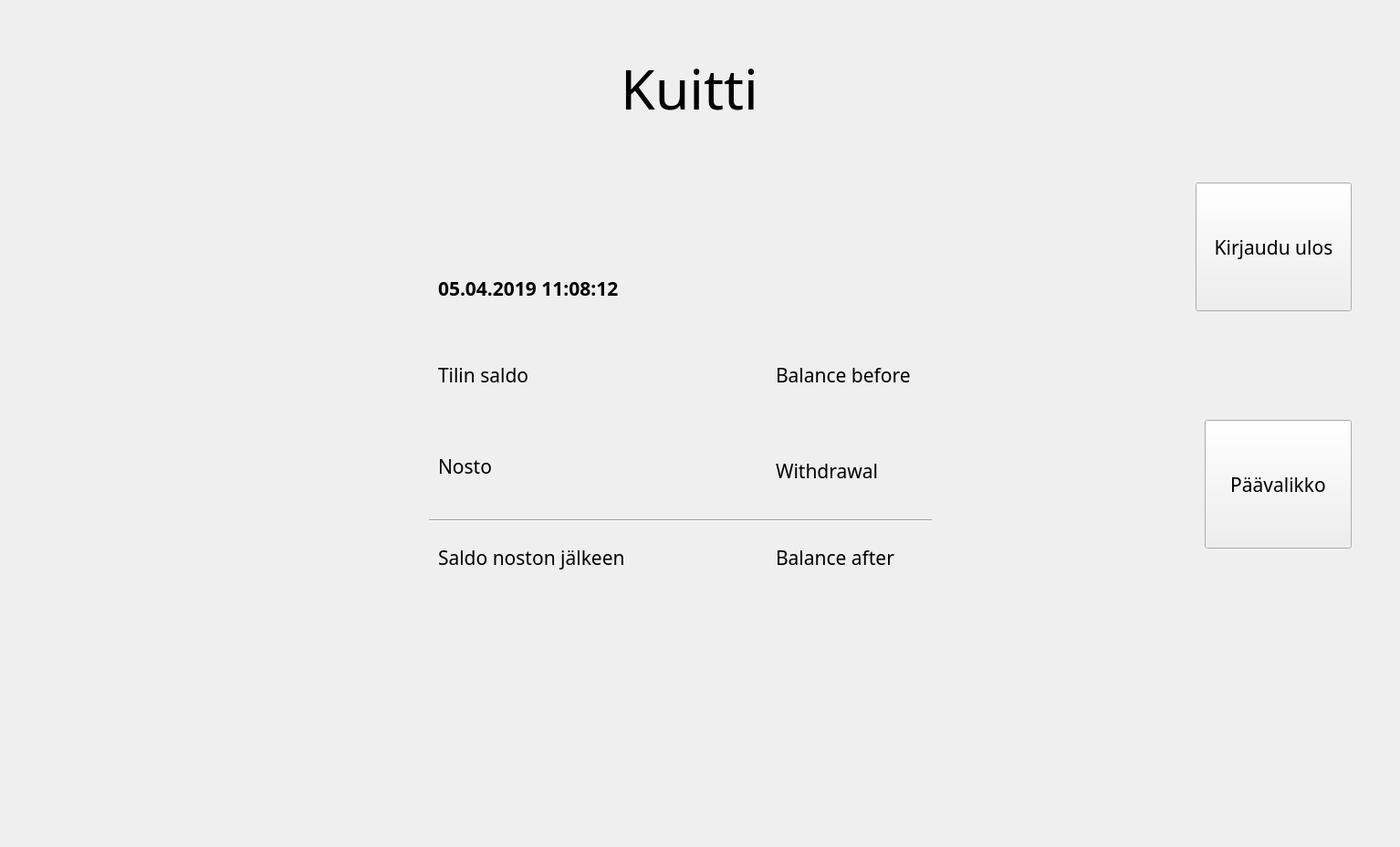
<?xml version="1.0" encoding="UTF-8"?>
<ui version="4.0">
 <class>Receipt</class>
 <widget class="QWidget" name="Receipt">
  <property name="geometry">
   <rect>
    <x>0</x>
    <y>0</y>
    <width>1534</width>
    <height>928</height>
   </rect>
  </property>
  <property name="font">
   <font>
    <family>HP Simplified</family>
   </font>
  </property>
  <property name="windowTitle">
   <string>Form</string>
  </property>
  <widget class="Line" name="line">
   <property name="geometry">
    <rect>
     <x>470</x>
     <y>560</y>
     <width>551</width>
     <height>20</height>
    </rect>
   </property>
   <property name="orientation">
    <enum>Qt::Horizontal</enum>
   </property>
  </widget>
  <widget class="QLabel" name="labelShowWithdrawal">
   <property name="geometry">
    <rect>
     <x>850</x>
     <y>490</y>
     <width>211</width>
     <height>51</height>
    </rect>
   </property>
   <property name="font">
    <font>
     <pointsize>16</pointsize>
    </font>
   </property>
   <property name="text">
    <string>Withdrawal</string>
   </property>
  </widget>
  <widget class="QLabel" name="labelShowBalanceAfter">
   <property name="geometry">
    <rect>
     <x>850</x>
     <y>590</y>
     <width>241</width>
     <height>41</height>
    </rect>
   </property>
   <property name="font">
    <font>
     <pointsize>16</pointsize>
    </font>
   </property>
   <property name="text">
    <string>Balance after</string>
   </property>
  </widget>
  <widget class="QLabel" name="label_1">
   <property name="geometry">
    <rect>
     <x>480</x>
     <y>390</y>
     <width>171</width>
     <height>41</height>
    </rect>
   </property>
   <property name="font">
    <font>
     <pointsize>16</pointsize>
    </font>
   </property>
   <property name="text">
    <string>Tilin saldo</string>
   </property>
  </widget>
  <widget class="QLabel" name="labelReceipt">
   <property name="geometry">
    <rect>
     <x>550</x>
     <y>50</y>
     <width>411</width>
     <height>91</height>
    </rect>
   </property>
   <property name="font">
    <font>
     <pointsize>46</pointsize>
    </font>
   </property>
   <property name="text">
    <string>Kuitti</string>
   </property>
   <property name="alignment">
    <set>Qt::AlignCenter</set>
   </property>
  </widget>
  <widget class="QLabel" name="labelReceiptDate">
   <property name="geometry">
    <rect>
     <x>480</x>
     <y>290</y>
     <width>481</width>
     <height>51</height>
    </rect>
   </property>
   <property name="font">
    <font>
     <pointsize>16</pointsize>
     <weight>75</weight>
     <bold>true</bold>
    </font>
   </property>
   <property name="text">
    <string>05.04.2019 11:08:12</string>
   </property>
  </widget>
  <widget class="QLabel" name="label_3">
   <property name="geometry">
    <rect>
     <x>480</x>
     <y>590</y>
     <width>251</width>
     <height>41</height>
    </rect>
   </property>
   <property name="font">
    <font>
     <pointsize>16</pointsize>
    </font>
   </property>
   <property name="text">
    <string>Saldo noston jälkeen</string>
   </property>
  </widget>
  <widget class="QLabel" name="labelShowBalanceBefore">
   <property name="geometry">
    <rect>
     <x>850</x>
     <y>390</y>
     <width>271</width>
     <height>41</height>
    </rect>
   </property>
   <property name="font">
    <font>
     <pointsize>16</pointsize>
    </font>
   </property>
   <property name="text">
    <string>Balance before</string>
   </property>
  </widget>
  <widget class="QLabel" name="label_2">
   <property name="geometry">
    <rect>
     <x>480</x>
     <y>490</y>
     <width>131</width>
     <height>41</height>
    </rect>
   </property>
   <property name="font">
    <font>
     <pointsize>16</pointsize>
    </font>
   </property>
   <property name="text">
    <string>Nosto</string>
   </property>
  </widget>
  <widget class="QPushButton" name="buttonLogout">
   <property name="geometry">
    <rect>
     <x>1310</x>
     <y>200</y>
     <width>171</width>
     <height>141</height>
    </rect>
   </property>
   <property name="font">
    <font>
     <pointsize>16</pointsize>
    </font>
   </property>
   <property name="text">
    <string>Kirjaudu ulos</string>
   </property>
  </widget>
  <widget class="QPushButton" name="buttonReturnMenu">
   <property name="geometry">
    <rect>
     <x>1320</x>
     <y>460</y>
     <width>161</width>
     <height>141</height>
    </rect>
   </property>
   <property name="font">
    <font>
     <pointsize>16</pointsize>
    </font>
   </property>
   <property name="text">
    <string>Päävalikko</string>
   </property>
  </widget>
 </widget>
 <resources/>
 <connections/>
</ui>
